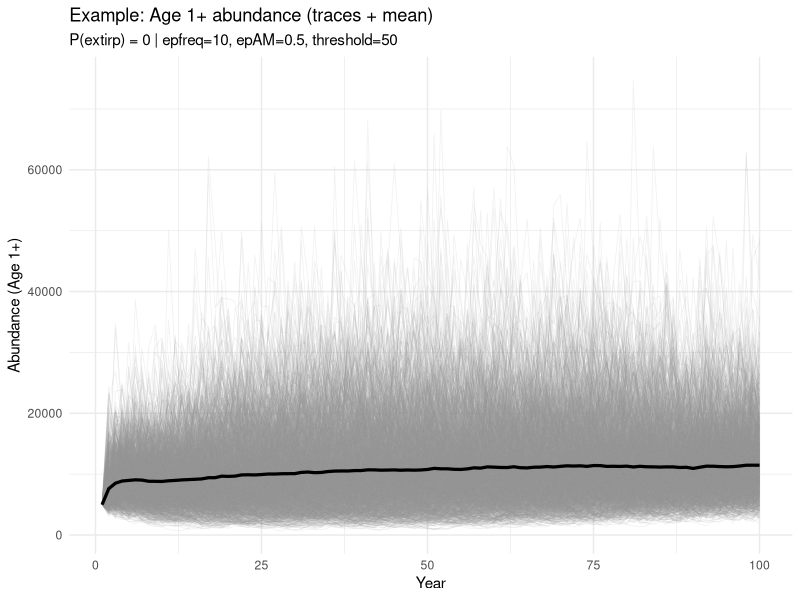
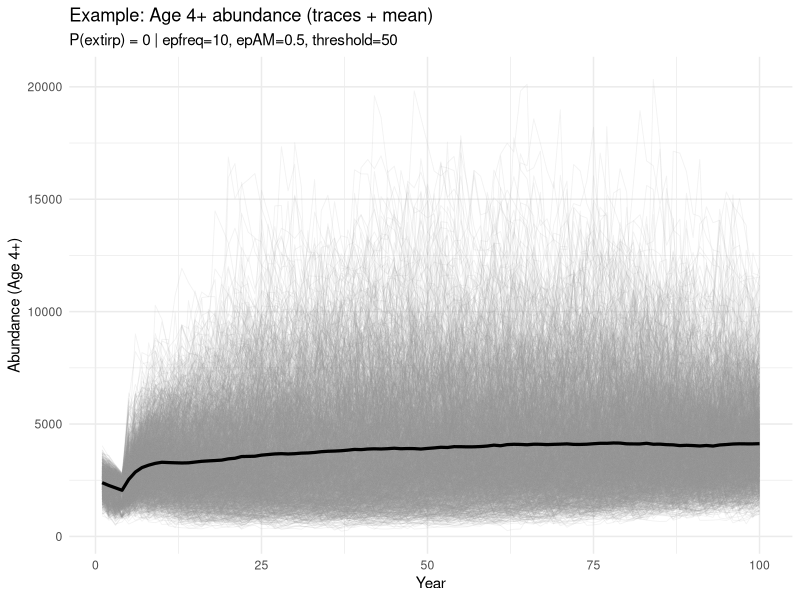

Write R code to recreate these figures, in order.
############################################################
## Single-population PVA (self-contained)
## Endpoint: min(adults) <= threshold at any point in first 100 years
## Plots:
##   (1) Age 1+ abundance over years (traces + mean)
##   (2) Age 4+ abundance over years (traces + mean)
############################################################

rm(list = ls())

library(ggplot2)

# ============================================================
# INPUTS  (EDIT ONLY THIS SECTION)
# ============================================================

# Reproducibility
SEED <- 1

# Simulation controls
nT    <- 100     # number of years
A     <- 60      # max age
AR    <- 1       # recruitment age (age class recruits enter)
n_sim <- 2000    # number of simulations (>=500 recommended for probability work)

# Episodic event settings
epfreq <- 10     # years between episodic events (smaller => more frequent)
epAM   <- 0.50   # adult episodic mortality severity (0 to 1), adult survival reduced by X% in episodic years
epJM   <- 0.20   # subadult episodic mortality severity (0 to 1)

# Extirpation definition (adult threshold)
extir_threshold <- 50

# Global biological scalars (shared across pops in your meta inputs)
reck <- 2.8
K    <- 0.13
afec <- 100000
Wmat <- 0.15
sd_S <- 0.6

# ------------------------------------------------------------
# Population-specific scalars (UNCOMMENT EXACTLY ONE BLOCK)
# ------------------------------------------------------------

# # Example
 pop_name <- "Example"
 R0       <- 10000
 Madult   <- 0.15
 No       <- 5000

# # Pearl
# pop_name <- "Pearl"
# R0       <- 1832
# Madult   <- 0.274
# No       <- 797

# # Pascagoula
# pop_name <- "Pascagoula"
# R0       <- 1869
# Madult   <- 0.139
# No       <- 161

# # Escambia
# pop_name <- "Escambia"
# R0       <- 498
# Madult   <- 0.139
# No       <- 339

# # Yellow
# pop_name <- "Yellow"
# R0       <- 327
# Madult   <- 0.139
# No       <- 2962

# # Choctawhatchee
# pop_name <- "Choctawhatchee"
# R0       <- 461
# Madult   <- 0.117
# No       <- 2183

# # Apalachicola
# pop_name <- "Apalachicola"
# R0       <- 537
# Madult   <- 0.117
# No       <- 1359

# # Suwannee
# pop_name <- "Suwannee"
# R0       <- 655
# Madult   <- 0.117
# No       <- 6295

# IMPORTANT: Uncomment one block above. If you forget, you'll get an error below.

# Plot options
save_plots <- FALSE
plot_age1_file <- "timeseries_age1plus.png"
plot_age4_file <- "timeseries_age4plus.png"


# ============================================================
# Make sure to have a population above or errors occur
# ============================================================
if (!exists("pop_name") || !exists("R0") || !exists("Madult") || !exists("No")) {
  stop("You must uncomment EXACTLY ONE population block in the INPUTS section (pop_name, R0, Madult, No).")
}

# ============================================================
# MODEL DO NOT MODIFY BELOW
# ============================================================

set.seed(SEED)

# Ages
ages <- 1:A
la   <- (1 - exp(-K * ages))
wa   <- la^3
fec  <- pmax(0, wa - Wmat) * afec

# Adult cutoff age (matches MetaPVA formula)
amat <- as.integer(-log(1 - Wmat^(1/3)) / K)
amat <- max(1, min(A, amat))

# Length-based survival-at-age (MetaPVA uses *0.66)
Sa <- exp(-Madult / la * 0.66)   # length A; transition a->a+1 uses Sa[a]

# Survivorship lx (length A)
lx <- numeric(A)
lx[1] <- 1
if (A > 1) {
  for (a in 2:A) lx[a] <- lx[a - 1] * Sa[a - 1]
}

# Eggs per recruit + Beverton-Holt params
phie <- sum(lx * fec)
R_A  <- reck / phie
R_B  <- (reck - 1) / (R0 * phie)

# Initial population size
Rinit <- No / sum(lx)
N1    <- as.integer(round(sum(Rinit * lx)))

# Episodic years per simulation
ep_flag <- matrix(FALSE, nrow = nT, ncol = n_sim)
if (epfreq <= nT) {
  n_samp <- as.integer(nT / epfreq)
  for (j in 1:n_sim) {
    yrs <- sample.int(nT, n_samp, replace = FALSE)
    ep_flag[yrs, j] <- TRUE
  }
}

# Episodic multipliers for survival transitions (ages AR..A-1)
# Subadults: AR < age < amat
# Adults:    age >= amat
ages_surv <- AR:(A - 1)
mult_episode <- rep(1, length(ages_surv))
if (length(ages_surv) > 0) {
  for (k in seq_along(ages_surv)) {
    a <- ages_surv[k]
    if (a == AR) {
      mult_episode[k] <- 1
    } else if (a < amat) {
      mult_episode[k] <- 1 - epJM
    } else {
      mult_episode[k] <- 1 - epAM
    }
  }
}

# Environmental effects
rec_dev <- matrix(
  exp(rnorm((A - AR + 1) * n_sim, 0, sd_S) + 0.5 * sd_S^2),
  nrow = (A - AR + 1), ncol = n_sim
)
anom <- matrix(
  exp(rnorm((nT - 1) * n_sim, 0, sd_S)),
  nrow = (nT - 1), ncol = n_sim
)

# State: numbers-at-age each year (A x n_sim)
N <- matrix(0L, nrow = A, ncol = n_sim)

# Initialize populations
base_w <- lx[AR:A]
for (j in 1:n_sim) {
  w <- base_w * rec_dev[, j]
  w <- w / sum(w)
  N[AR:A, j] <- as.vector(rmultinom(1, N1, w))
}

# Time series storage
N_age1plus <- matrix(0, nrow = nT, ncol = n_sim)
N_age4plus <- matrix(0, nrow = nT, ncol = n_sim)
N_adults   <- matrix(0, nrow = nT, ncol = n_sim)  # adults = amat+

record_metrics <- function(t, Nmat) {
  N_age1plus[t, ] <<- colSums(Nmat)
  if (A >= 4) N_age4plus[t, ] <<- colSums(Nmat[4:A, , drop = FALSE]) else N_age4plus[t, ] <<- 0
  N_adults[t, ] <<- colSums(Nmat[amat:A, , drop = FALSE])
}

# Record year 1
record_metrics(1, N)

# Dynamics over years
for (t in 2:nT) {
  
  # Eggs from prior year
  Et <- colSums(N[AR:A, , drop = FALSE] * fec[AR:A])
  
  # Recruitment to age AR
  recruits <- as.integer((R_A * Et * anom[t - 1, ]) / (1 + R_B * Et))
  
  # Next year state
  N_next <- matrix(0L, nrow = A, ncol = n_sim)
  N_next[AR, ] <- recruits
  
  # Survival transitions a -> a+1 for a = AR..A-1
  if (A > AR) {
    surv_base <- Sa[AR:(A - 1)]  # baseline per-age transition survival
    
    for (k in seq_along(ages_surv)) {
      a <- ages_surv[k]
      
      mult_sim <- ifelse(ep_flag[t - 1, ], mult_episode[k], 1)
      pvec <- pmin(pmax(surv_base[k] * mult_sim, 0), 1)
      
      N_next[a + 1, ] <- rbinom(
        n    = n_sim,
        size = pmax(0L, N[a, ]),
        prob = pvec
      )
    }
  }
  
  N <- N_next
  record_metrics(t, N)
}

# ============================================================
# EXTIRPATION PROBABILITY
# ============================================================

ext_window <- min(100, nT)
min_adults <- apply(N_adults[1:ext_window, , drop = FALSE], 2, min)
extirp_ind <- (min_adults <= extir_threshold)
p_extirp   <- mean(extirp_ind)

cat("\nPopulation:", pop_name, "\n")
cat("Years:", nT, " | Sims:", n_sim, " | A:", A, " | AR:", AR, "\n")
cat("epfreq =", epfreq, " | epAM =", epAM, " | epJM =", epJM, "\n")
cat("Adult cutoff amat =", amat, " | threshold =", extir_threshold, "\n")
cat("P(extirpation) = P(min adults <= threshold in years 1..", ext_window, ") = ",
    round(p_extirp, 4), "\n\n", sep = "")

# ============================================================
# PLOTTING (traces + mean)
# ============================================================

years <- 1:nT

df1 <- data.frame(
  year = rep(years, times = n_sim),
  sim  = rep(1:n_sim, each = nT),
  N    = as.vector(N_age1plus)
)

df4 <- data.frame(
  year = rep(years, times = n_sim),
  sim  = rep(1:n_sim, each = nT),
  N    = as.vector(N_age4plus)
)

mean1 <- data.frame(year = years, N = rowMeans(N_age1plus))
mean4 <- data.frame(year = years, N = rowMeans(N_age4plus))

p1 <- ggplot(df1, aes(x = year, y = N, group = sim)) +
  geom_line(alpha = 0.12, linewidth = 0.3, color = "grey60") +
  geom_line(data = mean1, aes(x = year, y = N), inherit.aes = FALSE,
            linewidth = 1.1, color = "black") +
  labs(
    title = paste0(pop_name, ": Age 1+ abundance (traces + mean)"),
    subtitle = paste0("P(extirp) = ", round(p_extirp, 3),
                      " | epfreq=", epfreq, ", epAM=", epAM, ", threshold=", extir_threshold),
    x = "Year",
    y = "Abundance (Age 1+)"
  ) +
  theme_minimal()

p4 <- ggplot(df4, aes(x = year, y = N, group = sim)) +
  geom_line(alpha = 0.12, linewidth = 0.3, color = "grey60") +
  geom_line(data = mean4, aes(x = year, y = N), inherit.aes = FALSE,
            linewidth = 1.1, color = "black") +
  labs(
    title = paste0(pop_name, ": Age 4+ abundance (traces + mean)"),
    subtitle = paste0("P(extirp) = ", round(p_extirp, 3),
                      " | epfreq=", epfreq, ", epAM=", epAM, ", threshold=", extir_threshold),
    x = "Year",
    y = "Abundance (Age 4+)"
  ) +
  theme_minimal()

print(p1)
print(p4)

if (save_plots) {
  ggsave(plot_age1_file, p1, width = 9, height = 4.8, dpi = 300)
  ggsave(plot_age4_file, p4, width = 9, height = 4.8, dpi = 300)
  cat("Saved plots:\n  ", plot_age1_file, "\n  ", plot_age4_file, "\n", sep = "")
}

# NOTE:
# plotting becomes slow for very large n_sim (e.g., 20000),
# keep n_sim large for probability estimation but plot traces using a smaller
# subset of simulations (e.g., sample 200 sims for plotting).
